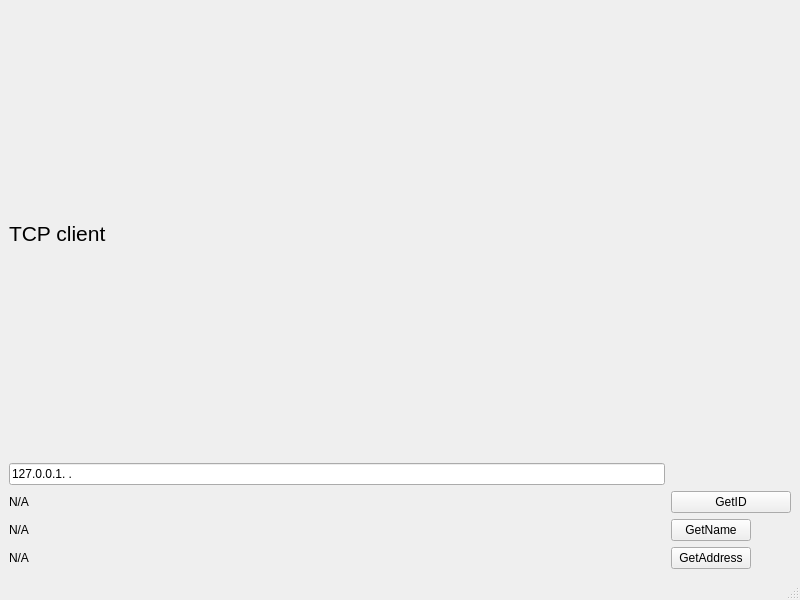
<?xml version="1.0" encoding="UTF-8"?>
<ui version="4.0">
 <class>MainWindow</class>
 <widget class="QMainWindow" name="MainWindow">
  <property name="geometry">
   <rect>
    <x>0</x>
    <y>0</y>
    <width>800</width>
    <height>600</height>
   </rect>
  </property>
  <property name="windowTitle">
   <string>MainWindow</string>
  </property>
  <widget class="QWidget" name="centralwidget">
   <layout class="QGridLayout" name="gridLayout">
    <item row="2" column="1">
     <widget class="QPushButton" name="pb_getID">
      <property name="sizePolicy">
       <sizepolicy hsizetype="Maximum" vsizetype="Maximum">
        <horstretch>0</horstretch>
        <verstretch>0</verstretch>
       </sizepolicy>
      </property>
      <property name="minimumSize">
       <size>
        <width>120</width>
        <height>16</height>
       </size>
      </property>
      <property name="maximumSize">
       <size>
        <width>1920</width>
        <height>1080</height>
       </size>
      </property>
      <property name="sizeIncrement">
       <size>
        <width>10</width>
        <height>10</height>
       </size>
      </property>
      <property name="text">
       <string>GetID</string>
      </property>
     </widget>
    </item>
    <item row="0" column="0" colspan="2">
     <widget class="QLabel" name="Description">
      <property name="sizePolicy">
       <sizepolicy hsizetype="Maximum" vsizetype="Minimum">
        <horstretch>0</horstretch>
        <verstretch>0</verstretch>
       </sizepolicy>
      </property>
      <property name="minimumSize">
       <size>
        <width>120</width>
        <height>16</height>
       </size>
      </property>
      <property name="maximumSize">
       <size>
        <width>1920</width>
        <height>1080</height>
       </size>
      </property>
      <property name="sizeIncrement">
       <size>
        <width>10</width>
        <height>10</height>
       </size>
      </property>
      <property name="font">
       <font>
        <pointsize>16</pointsize>
       </font>
      </property>
      <property name="layoutDirection">
       <enum>Qt::LeftToRight</enum>
      </property>
      <property name="text">
       <string>TCP client</string>
      </property>
      <property name="textFormat">
       <enum>Qt::PlainText</enum>
      </property>
     </widget>
    </item>
    <item row="4" column="0">
     <widget class="QLabel" name="text_address">
      <property name="sizePolicy">
       <sizepolicy hsizetype="Maximum" vsizetype="Maximum">
        <horstretch>0</horstretch>
        <verstretch>0</verstretch>
       </sizepolicy>
      </property>
      <property name="minimumSize">
       <size>
        <width>120</width>
        <height>16</height>
       </size>
      </property>
      <property name="text">
       <string>N/A</string>
      </property>
      <property name="textFormat">
       <enum>Qt::PlainText</enum>
      </property>
     </widget>
    </item>
    <item row="3" column="1">
     <widget class="QPushButton" name="pb_getname">
      <property name="sizePolicy">
       <sizepolicy hsizetype="Maximum" vsizetype="Maximum">
        <horstretch>0</horstretch>
        <verstretch>0</verstretch>
       </sizepolicy>
      </property>
      <property name="text">
       <string>GetName</string>
      </property>
     </widget>
    </item>
    <item row="3" column="0">
     <widget class="QLabel" name="text_name">
      <property name="sizePolicy">
       <sizepolicy hsizetype="Maximum" vsizetype="Maximum">
        <horstretch>0</horstretch>
        <verstretch>0</verstretch>
       </sizepolicy>
      </property>
      <property name="minimumSize">
       <size>
        <width>120</width>
        <height>16</height>
       </size>
      </property>
      <property name="text">
       <string>N/A</string>
      </property>
      <property name="textFormat">
       <enum>Qt::PlainText</enum>
      </property>
     </widget>
    </item>
    <item row="2" column="0">
     <widget class="QLabel" name="text_ID">
      <property name="sizePolicy">
       <sizepolicy hsizetype="Maximum" vsizetype="Maximum">
        <horstretch>0</horstretch>
        <verstretch>0</verstretch>
       </sizepolicy>
      </property>
      <property name="minimumSize">
       <size>
        <width>120</width>
        <height>16</height>
       </size>
      </property>
      <property name="text">
       <string>N/A</string>
      </property>
      <property name="textFormat">
       <enum>Qt::PlainText</enum>
      </property>
     </widget>
    </item>
    <item row="4" column="1">
     <widget class="QPushButton" name="pb_getaddress">
      <property name="sizePolicy">
       <sizepolicy hsizetype="Maximum" vsizetype="Maximum">
        <horstretch>0</horstretch>
        <verstretch>0</verstretch>
       </sizepolicy>
      </property>
      <property name="text">
       <string>GetAddress</string>
      </property>
     </widget>
    </item>
    <item row="1" column="0">
     <widget class="QLineEdit" name="lineEdit">
      <property name="inputMask">
       <string>xxx.xxx.xxx.xxx</string>
      </property>
      <property name="text">
       <string>127.0.0.1.</string>
      </property>
     </widget>
    </item>
   </layout>
  </widget>
  <widget class="QMenuBar" name="menubar">
   <property name="geometry">
    <rect>
     <x>0</x>
     <y>0</y>
     <width>800</width>
     <height>22</height>
    </rect>
   </property>
  </widget>
  <widget class="QStatusBar" name="statusbar"/>
 </widget>
 <resources/>
 <connections/>
</ui>
